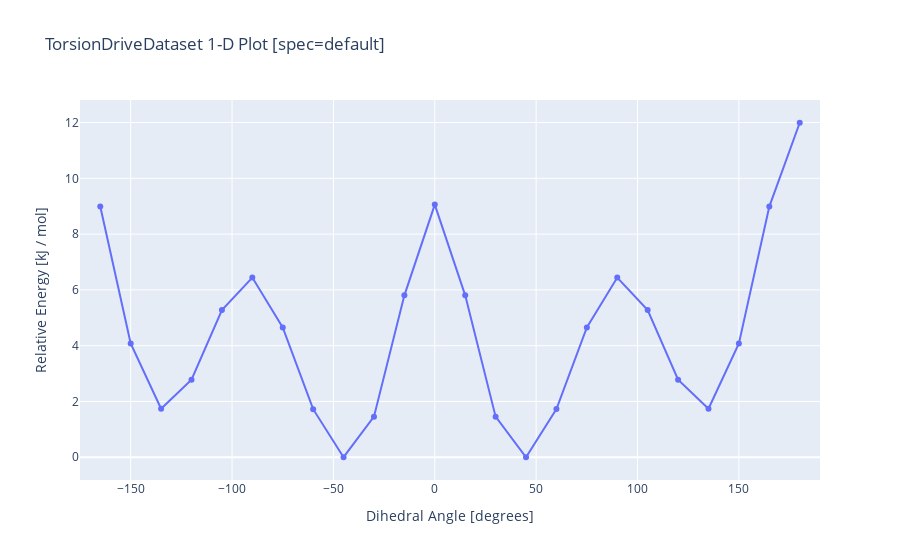

Write notebook code for a chart like this one.
### Markdown cell above
Make a plot so that all data is requested from qcportal (otherwise stuff is missing from dataframe)

### Code cell
ds.visualize([ds.df.iloc[0].name], "default", units="kJ / mol")

### Figure 1 — Plotly figure (JSON) as saved in the notebook; plotly's stock layout.template omitted (floating-point values rounded to 4 significant figures)
{"data": [{"mode": "lines+markers", "name": "[H]c1[c:1]([c:2](c(c(c1[H])N([H])C(=O)[H])[H])[C:3]2=C(C(=C([S:4]2)[H])OC([H])([H])[H])Br)[H]", "type": "scatter", "x": [-165, -150, -135, -120, -105, -90, -75, -60, -45, -30, -15, 0, 15, 30, 45, 60, 75, 90, 105, 120, 135, 150, 165, 180], "y": [8.991, 4.082, 1.739, 2.778, 5.278, 6.441, 4.652, 1.724, 0.001, 1.456, 5.806, 9.058, 5.806, 1.455, 0, 1.726, 4.652, 6.442, 5.277, 2.779, 1.74, 4.08, 8.988, 11.99]}], "layout": {"title": {"text": "TorsionDriveDataset 1-D Plot [spec=default]"}, "xaxis": {"range": [-175, 190], "title": {"text": "Dihedral Angle [degrees]"}, "zeroline": false}, "yaxis": {"title": {"text": "Relative Energy [kJ / mol]"}, "zeroline": true}}}
